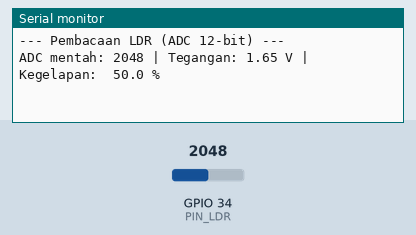
This sketch was run on a simulated ESP32. On the bench: the last lines printed to the serial monitor. The test bench sets the inputs (shaded band); at power-on: GPIO 34 (PIN_LDR) = 2048 (analog values on the 0–4095 scale).

Above: at 1.8 s.
1.9 s: GPIO 34 (PIN_LDR) set to 1069
At 2.8 s:
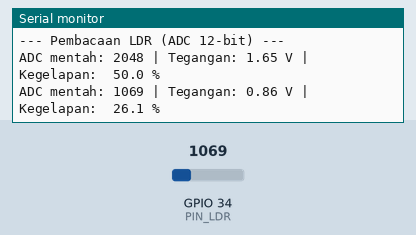
3.4 s: GPIO 34 (PIN_LDR) set to 942
At 4.8 s:
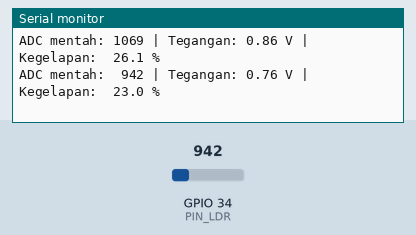
6.4 s: GPIO 34 (PIN_LDR) set to 429
At 7.7 s:
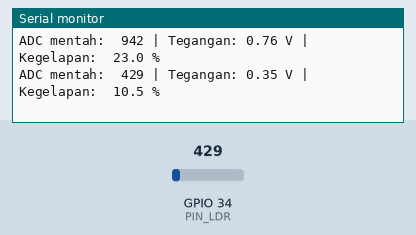
7.9 s: GPIO 34 (PIN_LDR) set to 385
At 8.8 s:
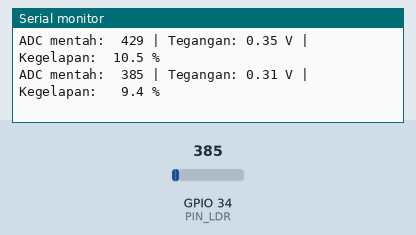
13.5 s: GPIO 34 (PIN_LDR) set to 8
At 14.8 s:
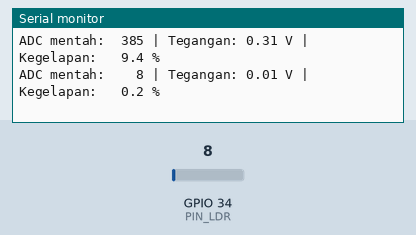
15.0 s: GPIO 34 (PIN_LDR) set to 11
At 15.8 s:
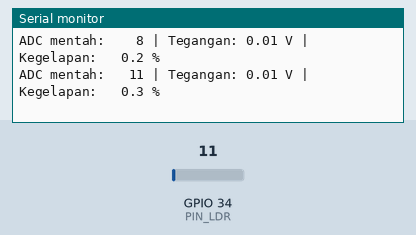

The sketch:

soal2_ldr_adc.ino
```cpp
/*
 * UTS Praktikum IoT - Soal 2: Pembacaan Sensor Analog LDR dan Pengolahan Data ADC
 * Modul LDR Wokwi (berisi LDR yang diseri resistor 10 kOhm = pembagi tegangan)
 *   VCC -> 3V3 | GND -> GND | AO -> GPIO 34 (ADC1)
 *
 * Keluaran Serial Monitor tiap 1 detik: nilai ADC mentah (0-4095) dan persen kegelapan.
 */
#include <Arduino.h>

const int PIN_LDR = 34;                    // ADC1 (aman dipakai bersama Wi-Fi)

const int  ADC_MAKS          = 4095;       // resolusi 12 bit
const int  JUMLAH_SAMPEL     = 16;         // rata-rata untuk meredam noise ADC
const unsigned long INTERVAL_MS = 1000;    // tampilkan data tiap 1 detik

// Arah sensor:
//  true  -> ADC NAIK saat GELAP (LDR di sisi atas, 10k ke GND; seperti modul LDR Wokwi)
//  false -> ADC TURUN saat gelap (LDR di sisi bawah/ke GND, 10k ke 3V3)
// Uji di Wokwi: geser lux kecil; bila ADC membesar biarkan true, bila mengecil ganti false.
const bool ADC_NAIK_SAAT_GELAP = true;

unsigned long waktuSebelumnya = 0;

// Baca ADC mentah dengan rata-rata beberapa sampel
int bacaAdcMentah() {
  long total = 0;
  for (int i = 0; i < JUMLAH_SAMPEL; i++) {
    total += analogRead(PIN_LDR);
  }
  return (int)(total / JUMLAH_SAMPEL);
}

// Konversi ADC (0-4095) menjadi persentase kegelapan (0-100 %)
float adcKePersenGelap(int adc) {
  float persen = (adc * 100.0f) / ADC_MAKS;       // 0 % .. 100 % terhadap skala penuh
  if (!ADC_NAIK_SAAT_GELAP) persen = 100.0f - persen;
  return constrain(persen, 0.0f, 100.0f);
}

void setup() {
  Serial.begin(115200);
  analogReadResolution(12);                          // 0..4095
  analogSetPinAttenuation(PIN_LDR, ADC_11db);        // jangkauan hingga sekitar 3,3 V
  Serial.println("--- Pembacaan LDR (ADC 12-bit) ---");
}

void loop() {
  unsigned long sekarang = millis();
  if (sekarang - waktuSebelumnya >= INTERVAL_MS) {   // non-blocking, tanpa delay()
    waktuSebelumnya = sekarang;

    int   adc      = bacaAdcMentah();
    float tegangan = adc * 3.3f / ADC_MAKS;
    float gelap    = adcKePersenGelap(adc);

    Serial.printf("ADC mentah: %4d | Tegangan: %.2f V | Kegelapan: %5.1f %%\n",
                  adc, tegangan, gelap);
  }
}
```

Measured:
- the behaviour switches between 1000 and 999 on GPIO 34 (PIN_LDR) (found by bisection; images 1 and 2)
- the behaviour switches between 408 and 407 on GPIO 34 (PIN_LDR) (found by bisection; images 3 and 4)
- the behaviour switches between 9 and 10 on GPIO 34 (PIN_LDR) (found by bisection; images 5 and 6)
- after the input at 1.9 s, the serial monitor: prints a new line after 0.10 s (image 1)
- after the input at 3.4 s, the serial monitor: prints a new line after 0.60 s (image 2)
- after the input at 6.4 s, the serial monitor: prints a new line after 0.60 s (image 3)
- after the input at 7.9 s, the serial monitor: prints a new line after 0.10 s (image 4)
- after the input at 13.5 s, the serial monitor: prints a new line after 0.50 s (image 5)
- after the input at 15.0 s, the serial monitor: prints a new line at once (image 6)
